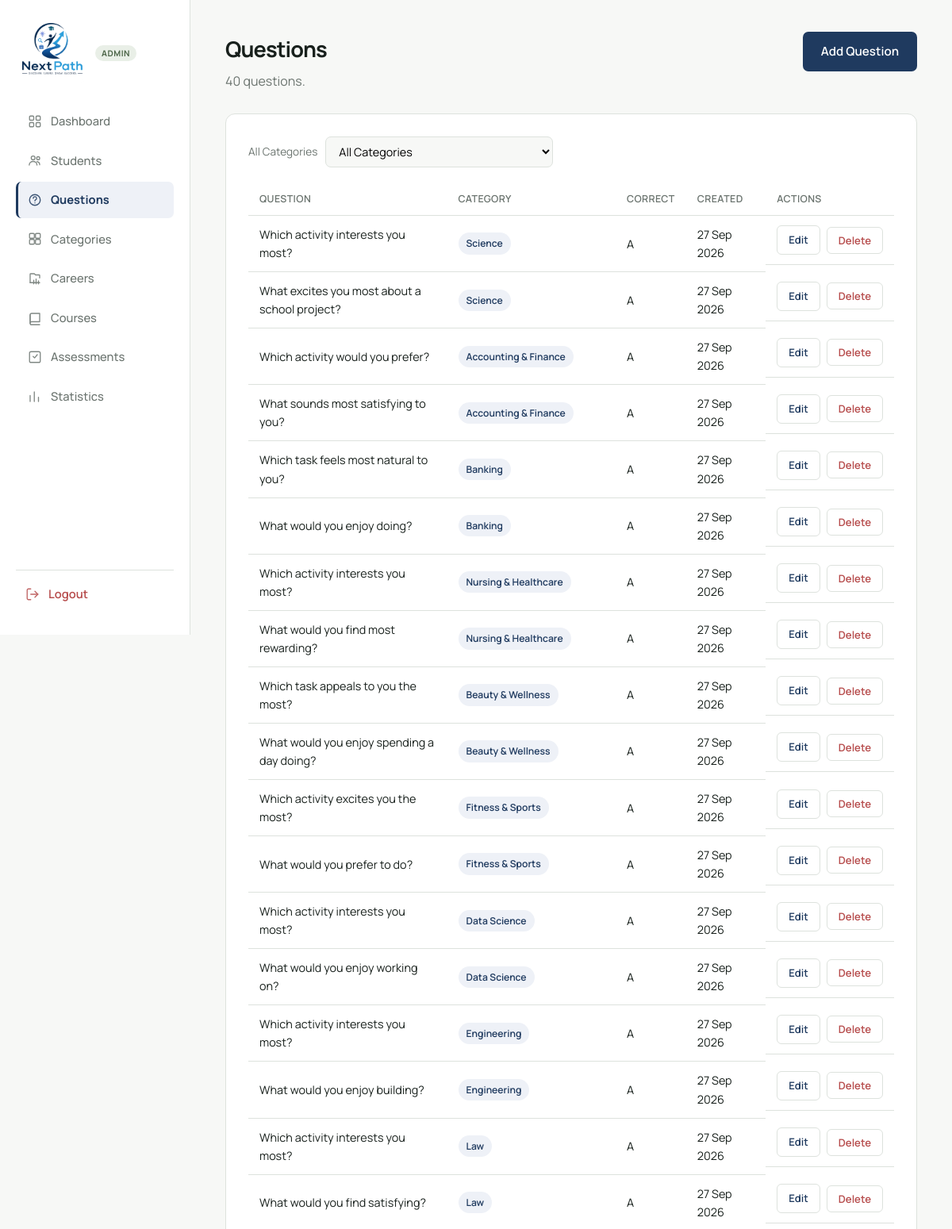
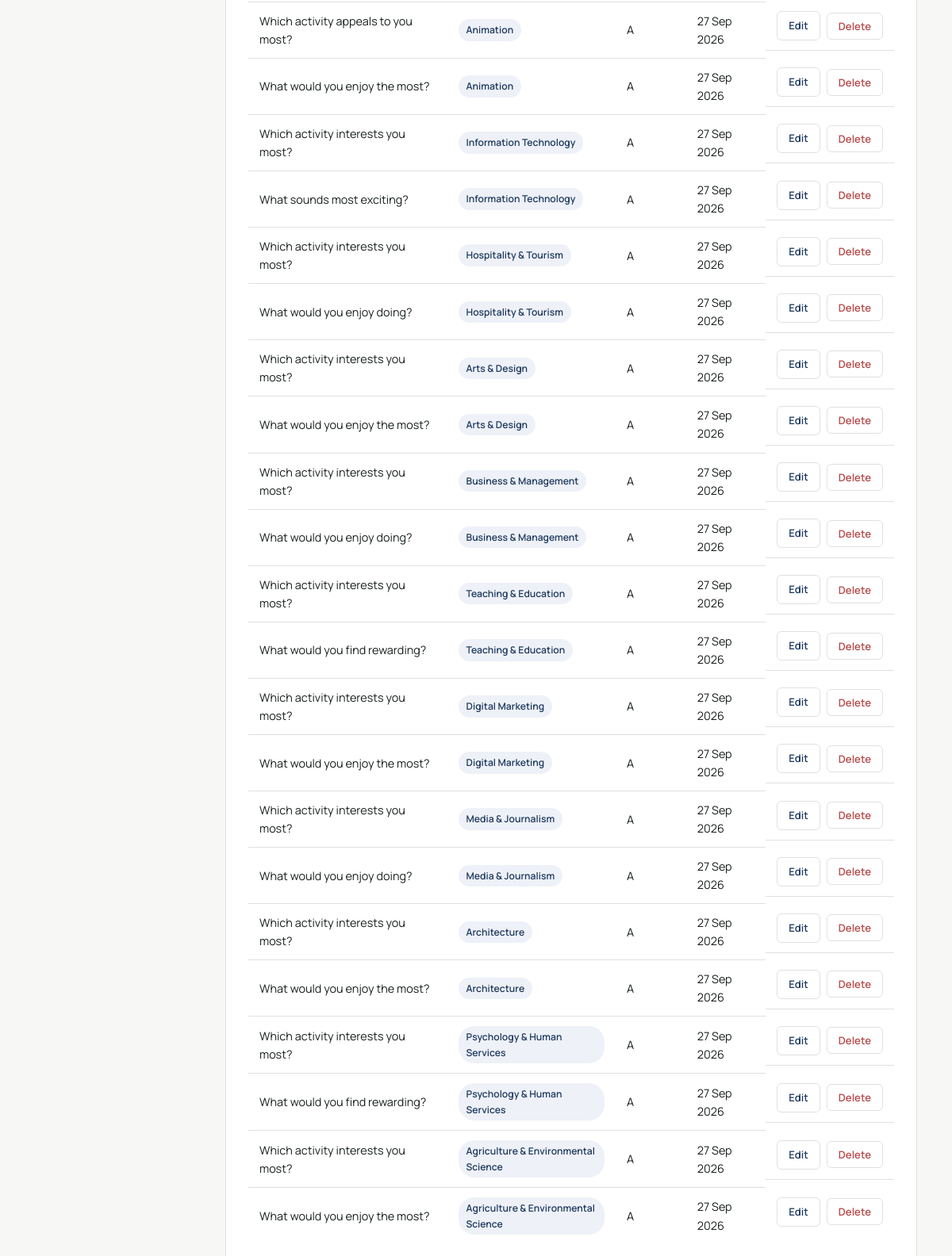
Screenshot of /admin/questions.php (signed in) with the database file from the repository (2 pictures, top to bottom).
### tables this page shows
CREATE TABLE questions (
    id             INT AUTO_INCREMENT PRIMARY KEY,
    category_id    INT NOT NULL,
    question_text  VARCHAR(500) NOT NULL,
    option_a       VARCHAR(255) NOT NULL,
    option_b       VARCHAR(255) NOT NULL,
    option_c       VARCHAR(255) NOT NULL,
    option_d       VARCHAR(255) NOT NULL,
    correct_answer ENUM('A','B','C','D') NOT NULL,
    created_at     TIMESTAMP DEFAULT CURRENT_TIMESTAMP,
    updated_at     TIMESTAMP DEFAULT CURRENT_TIMESTAMP ON UPDATE CURRENT_TIMESTAMP,
    FOREIGN KEY (category_id) REFERENCES categories(id) ON DELETE CASCADE
);

CREATE TABLE categories (
    id          INT AUTO_INCREMENT PRIMARY KEY,
    name        VARCHAR(120) NOT NULL UNIQUE,
    description VARCHAR(400) NOT NULL,
    created_at  TIMESTAMP DEFAULT CURRENT_TIMESTAMP,
    updated_at  TIMESTAMP DEFAULT CURRENT_TIMESTAMP ON UPDATE CURRENT_TIMESTAMP
);

### includes/functions.php (called while the page is built, shortened)
<?php
function clean($value) {
    return htmlspecialchars(trim($value ?? ''), ENT_QUOTES, 'UTF-8');
}
function base_url($path = '') {
    return APP_BASE_PATH . ltrim($path, '/');
}

### admin/questions.php (the view, shortened to what this page needs)
<?php
require_once __DIR__ . '/../includes/admin_auth.php';
$filterCategory = (int)($_GET['category_id'] ?? 0);
if ($filterCategory > 0) {
    $stmt = $pdo->prepare('
        SELECT q.id, q.question_text, q.correct_answer, q.created_at, c.name AS category_name
        FROM questions q JOIN categories c ON c.id = q.category_id
        WHERE q.category_id = ? ORDER BY q.created_at DESC
    ');
    $stmt->execute([$filterCategory]);
} else {
    $stmt = $pdo->query('
        SELECT q.id, q.question_text, q.correct_answer, q.created_at, c.name AS category_name
        FROM questions q JOIN categories c ON c.id = q.category_id
        ORDER BY q.created_at DESC
    ');
}
$questions = $stmt->fetchAll();
?>
<!DOCTYPE html>
<html lang="en">
<head>
<link rel="stylesheet" href="<?= base_url('assets/css/main.css') ?>">
<link rel="stylesheet" href="<?= base_url('assets/css/dashboard.css') ?>">
<link rel="stylesheet" href="<?= base_url('assets/css/admin.css') ?>">
</head>
<body class="dashboard-body">
<?php require __DIR__ . '/../includes/admin-sidebar.php'; ?>
<main class="dashboard-main">
  <header class="dashboard-header">
    <div>
      <h1>Questions</h1>
      <p class="dashboard-sub"><?= count($questions) ?> questions.</p>
    </div>
    <a href="add-question.php" class="btn btn-primary">Add Question</a>
  </header>
  <section class="card">
    <form method="GET" action="questions.php" class="filter-bar">
      <label for="category_id">All Categories</label>
      <select id="category_id" name="category_id" onchange="this.form.submit()">
        <option value="0">All Categories</option>
      </select>
    </form>
    <div class="table-scroll">
      <table class="data-table">
        <thead>
          <tr><th>Question</th><th>Category</th><th>Correct</th><th>Created</th><th>Actions</th></tr>
        </thead>
        <tbody>
          <?php foreach ($questions as $q): ?>
            <tr>
              <td><?= clean($q['question_text']) ?></td>
              <td><span class="badge"><?= clean($q['category_name']) ?></span></td>
              <td><?= clean($q['correct_answer']) ?></td>
              <td><?= date('d M Y', strtotime($q['created_at'])) ?></td>
              <td class="actions-cell">
                <a href="edit-question.php?id=<?= $q['id'] ?>" class="btn btn-outline btn-sm">Edit</a>
                <form method="POST" action="delete-question.php" class="confirm-form" data-confirm="Delete this question?">
                  <button type="submit" class="btn btn-danger btn-sm">Delete</button>
                </form>
              </td>
            </tr>
          <?php endforeach; ?>
        </tbody>
      </table>
    </div>
  </section>
</main>
</body>
</html>

### assets/css/main.css (style rules this page uses)
:root { --primary: #1F3A5F; --primary-dark: #16293F; --secondary: #4C6548; --bg: #F7F8F6; --surface: #FFFFFF; --text: #18201C; --muted: #6B746F; --border: #DDE2DD; --success: #4C7A57; --error: #B64B4B; --font-display: "Satoshi", "General Sans", "Manrope", Arial, sans-serif; --font-body: "Manrope", "Inter", Arial, sans-serif; --radius-sm: 7px; --radius-md: 10px; --radius-lg: 12px; --shadow-subtle: 0 8px 30px rgba(20, 30, 25, 0.06); --transition: 200ms ease; }
* { box-sizing: border-box; }
html { scroll-behavior: smooth; }
body { margin: 0; font-family: var(--font-body); background: var(--bg); color: var(--text); font-size: 16px; line-height: 1.6; -webkit-font-smoothing: antialiased; }
h1, h2, h3, h4, h5, h6 { font-family: var(--font-display); letter-spacing: -0.035em; font-weight: 700; margin: 0 0 0.5em; color: var(--text); }
p { margin: 0 0 1em; color: var(--text); }
a { color: inherit; text-decoration: none; }
.btn { display: inline-flex; align-items: center; justify-content: center; gap: 8px; padding: 12px 22px; border-radius: var(--radius-sm); font-family: var(--font-body); font-weight: 600; font-size: 0.95rem; border: 1px solid transparent; cursor: pointer; transition: background var(--transition), color var(--transition), border-color var(--transition), transform var(--transition); text-align: center; }
.btn-primary { background: var(--primary); color: #fff; }
.btn-outline { background: transparent; color: var(--primary); border-color: var(--border); }
.btn-danger { background: transparent; color: var(--error); border-color: var(--border); }
.btn-sm { padding: 7px 14px; font-size: 0.82rem; border-radius: 6px; }

### assets/css/dashboard.css (style rules this page uses)
.dashboard-body { display: flex; min-height: 100vh; background: var(--bg); }
.dashboard-main { flex: 1; padding: 40px 44px; max-width: 1080px; }
.dashboard-header { display: flex; justify-content: space-between; align-items: flex-start; flex-wrap: wrap; gap: 16px; margin-bottom: 28px; }
.dashboard-header h1 { font-size: 1.7rem; margin-bottom: 6px; }
.dashboard-sub { color: var(--muted); margin: 0; }
.card { background: var(--surface); border: 1px solid var(--border); border-radius: var(--radius-lg); padding: 28px; margin-bottom: 24px; }
.table-scroll { overflow-x: auto; }
.data-table { width: 100%; border-collapse: collapse; font-size: 0.9rem; }
.data-table th { text-align: left; padding: 10px 14px; border-bottom: 1px solid var(--border); color: var(--muted); font-weight: 600; font-size: 0.78rem; text-transform: uppercase; letter-spacing: 0.03em; white-space: nowrap; }
.data-table td { padding: 12px 14px; border-bottom: 1px solid var(--border); vertical-align: middle; }
.data-table tr:last-child td { border-bottom: none; }
.data-table tbody tr { transition: background var(--transition); }
.actions-cell { display: flex; gap: 8px; align-items: center; }
.badge { display: inline-block; background: #EEF1F7; color: var(--primary); font-size: 0.76rem; font-weight: 600; padding: 4px 10px; border-radius: 20px; }
.filter-bar { display: flex; align-items: center; gap: 10px; margin-bottom: 20px; }
.filter-bar label { font-size: 0.85rem; color: var(--muted); }
.filter-bar select { padding: 8px 12px; border: 1px solid var(--border); border-radius: var(--radius-sm); background: var(--bg); font-family: var(--font-body); font-size: 0.9rem; }

### assets/css/admin.css (style rules this page uses)
.confirm-form { display: inline; margin: 0; }
.confirm-form .btn { margin: 0; }

### rows the page displays
questions: question_text "Which activity interests you most?", category.name "Science", correct_answer "A", created_at "27 Sep 2026"
questions: question_text "What excites you most about a school project?", category.name "Science", correct_answer "A", created_at "27 Sep 2026"
questions: question_text "Which activity would you prefer?", category.name "Accounting & Finance", correct_answer "A", created_at "27 Sep 2026"
questions: question_text "What sounds most satisfying to you?", category.name "Accounting & Finance", correct_answer "A", created_at "27 Sep 2026"
questions: question_text "Which task feels most natural to you?", category.name "Banking", correct_answer "A", created_at "27 Sep 2026"
questions: question_text "What would you enjoy doing?", category.name "Banking", correct_answer "A", created_at "27 Sep 2026"
questions: question_text "Which activity interests you most?", category.name "Nursing & Healthcare", correct_answer "A", created_at "27 Sep 2026"
questions: question_text "What would you find most rewarding?", category.name "Nursing & Healthcare", correct_answer "A", created_at "27 Sep 2026"
questions: question_text "Which task appeals to you the most?", category.name "Beauty & Wellness", correct_answer "A", created_at "27 Sep 2026"
questions: question_text "What would you enjoy spending a day doing?", category.name "Beauty & Wellness", correct_answer "A", created_at "27 Sep 2026"
questions: question_text "Which activity excites you the most?", category.name "Fitness & Sports", correct_answer "A", created_at "27 Sep 2026"
questions: question_text "What would you prefer to do?", category.name "Fitness & Sports", correct_answer "A", created_at "27 Sep 2026"
questions: question_text "Which activity interests you most?", category.name "Data Science", correct_answer "A", created_at "27 Sep 2026"
questions: question_text "What would you enjoy working on?", category.name "Data Science", correct_answer "A", created_at "27 Sep 2026"
questions: question_text "Which activity interests you most?", category.name "Engineering", correct_answer "A", created_at "27 Sep 2026"
questions: question_text "What would you enjoy building?", category.name "Engineering", correct_answer "A", created_at "27 Sep 2026"
questions: question_text "Which activity interests you most?", category.name "Law", correct_answer "A", created_at "27 Sep 2026"
questions: question_text "What would you find satisfying?", category.name "Law", correct_answer "A", created_at "27 Sep 2026"
questions: question_text "Which activity appeals to you most?", category.name "Animation", correct_answer "A", created_at "27 Sep 2026"
questions: question_text "What would you enjoy the most?", category.name "Animation", correct_answer "A", created_at "27 Sep 2026"
questions: question_text "Which activity interests you most?", category.name "Information Technology", correct_answer "A", created_at "27 Sep 2026"
questions: question_text "What sounds most exciting?", category.name "Information Technology", correct_answer "A", created_at "27 Sep 2026"
questions: question_text "Which activity interests you most?", category.name "Hospitality & Tourism", correct_answer "A", created_at "27 Sep 2026"
questions: question_text "What would you enjoy doing?", category.name "Hospitality & Tourism", correct_answer "A", created_at "27 Sep 2026"
questions: question_text "Which activity interests you most?", category.name "Arts & Design", correct_answer "A", created_at "27 Sep 2026"
questions: question_text "What would you enjoy the most?", category.name "Arts & Design", correct_answer "A", created_at "27 Sep 2026"
questions: question_text "Which activity interests you most?", category.name "Business & Management", correct_answer "A", created_at "27 Sep 2026"
questions: question_text "What would you enjoy doing?", category.name "Business & Management", correct_answer "A", created_at "27 Sep 2026"
questions: question_text "Which activity interests you most?", category.name "Teaching & Education", correct_answer "A", created_at "27 Sep 2026"
questions: question_text "What would you find rewarding?", category.name "Teaching & Education", correct_answer "A", created_at "27 Sep 2026"
questions: question_text "Which activity interests you most?", category.name "Digital Marketing", correct_answer "A", created_at "27 Sep 2026"
questions: question_text "What would you enjoy the most?", category.name "Digital Marketing", correct_answer "A", created_at "27 Sep 2026"
questions: question_text "Which activity interests you most?", category.name "Media & Journalism", correct_answer "A", created_at "27 Sep 2026"
questions: question_text "What would you enjoy doing?", category.name "Media & Journalism", correct_answer "A", created_at "27 Sep 2026"
questions: question_text "Which activity interests you most?", category.name "Architecture", correct_answer "A", created_at "27 Sep 2026"
questions: question_text "What would you enjoy the most?", category.name "Architecture", correct_answer "A", created_at "27 Sep 2026"
questions: question_text "Which activity interests you most?", category.name "Psychology & Human Services", correct_answer "A", created_at "27 Sep 2026"
questions: question_text "What would you find rewarding?", category.name "Psychology & Human Services", correct_answer "A", created_at "27 Sep 2026"
questions: question_text "Which activity interests you most?", category.name "Agriculture & Environmental Science", correct_answer "A", created_at "27 Sep 2026"
questions: question_text "What would you enjoy the most?", category.name "Agriculture & Environmental Science", correct_answer "A", created_at "27 Sep 2026"

### other values shown
$item['label'] "Dashboard"
$item['label'] "Students"
$item['label'] "Questions"
$item['label'] "Categories"
$item['label'] "Careers"
$item['label'] "Courses"
$item['label'] "Assessments"
$item['label'] "Statistics"
count($questions) "40"
